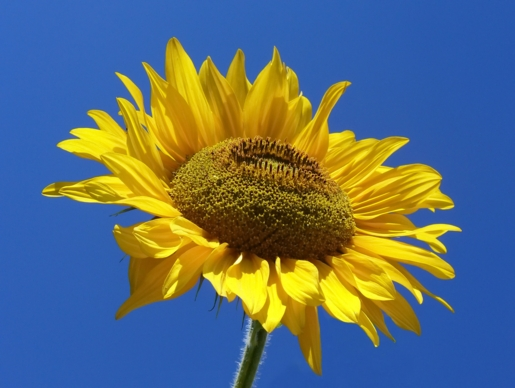
#> input picture Sunflower.jpg, 515 x 388 px
$ python 'pra 3.1.py'
#> lines starting #> are read from the running program, lines starting #| are printed output that depends on the picture
import numpy as np
import cv2 as cv
img = cv.imread('Sunflower.jpg', 0)
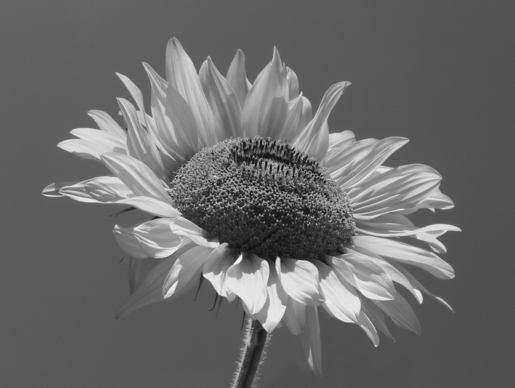
#> img: shape (388, 515); min 14, max 248, mean 105.7
rows, cols = img.shape
#> rows = 388; cols = 515
M = np.float32([[1, 0, 180], [0, 1, 80]])
dst = cv.warpAffine(img, M, (cols, rows))
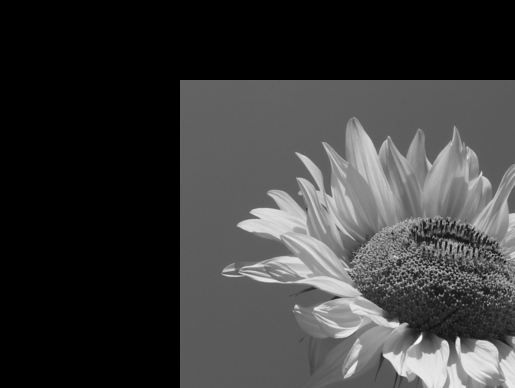
#> dst: shape (388, 515); min 0, max 248, mean 58.1
cv.imshow('Ayush', dst)
cv.waitKey(0)
cv.destroyAllWindows()

$ run again, with Brightness & contrast.jpg copied over Sunflower.jpg
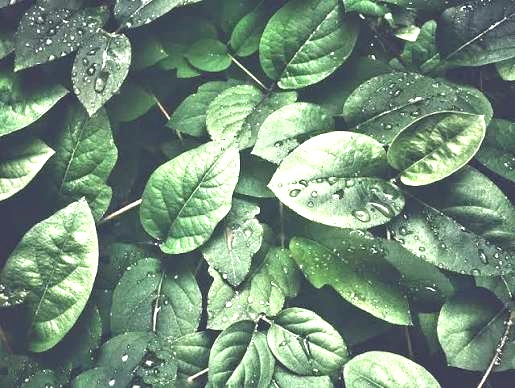
#> input picture Brightness & contrast.jpg, 515 x 388 px
#> `img = cv.imread('Sunflower.jpg', 0)`:
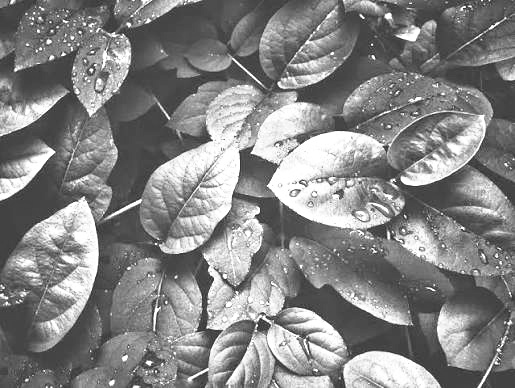
#> img: shape (388, 515); min 45, max 255, mean 132.7
#> `dst = cv.warpAffine(img, M, (cols, rows))`:
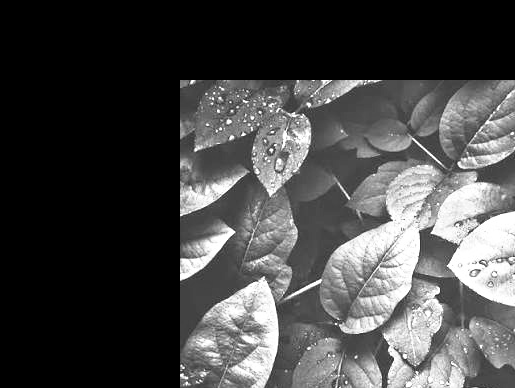
#> dst: shape (388, 515); min 0, max 255, mean 70.6
